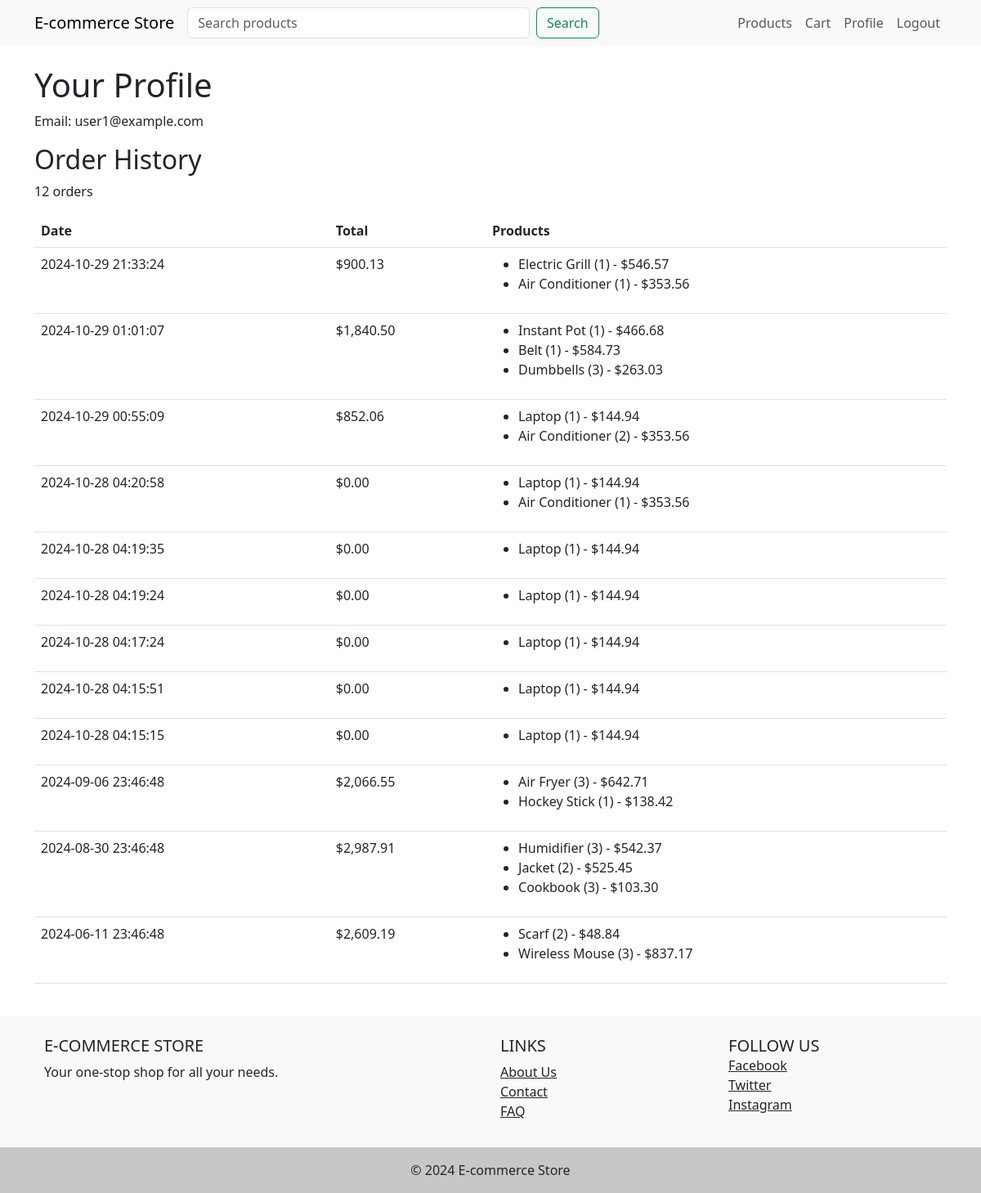
Screenshot of /profile (signed in) with the database file from the repository.
### tables this page shows
CREATE TABLE users
(
    id INTEGER PRIMARY KEY AUTOINCREMENT,

    email TEXT NOT NULL UNIQUE,
    password TEXT NOT NULL,
    created_at DATETIME DEFAULT CURRENT_TIMESTAMP
);

CREATE TABLE transactions
(
    id INTEGER PRIMARY KEY AUTOINCREMENT,
    user_id INTEGER,
    total_amount DECIMAL
(10, 2) NOT NULL,
    transaction_date DATETIME DEFAULT CURRENT_TIMESTAMP,
    FOREIGN KEY
(user_id) REFERENCES users
(id)
);

CREATE TABLE transaction_items
(
    id INTEGER PRIMARY KEY AUTOINCREMENT,
    transaction_id INTEGER NOT NULL,
    product_id INTEGER NOT NULL,
    quantity INTEGER NOT NULL,
    price_at_purchase DECIMAL
(10, 2) NOT NULL,
    FOREIGN KEY
(transaction_id) REFERENCES transactions
(id),
    FOREIGN KEY
(product_id) REFERENCES products
(id)
);

CREATE TABLE products
(
    id INTEGER PRIMARY KEY AUTOINCREMENT,
    name TEXT NOT NULL,
    description TEXT,
    price DECIMAL
(10, 2) NOT NULL,
    category_id INTEGER,
    stock_quantity INTEGER DEFAULT 0,
    is_deal BOOLEAN DEFAULT 0,
    created_at DATETIME DEFAULT CURRENT_TIMESTAMP,
    FOREIGN KEY
(category_id) REFERENCES categories
(id)
);

### app/user_routes.py (the view)
@login_required
def profile():
    user_id = session.get('user_id')
    if not user_id:
        if request.accept_mimetypes.accept_json and not request.accept_mimetypes.accept_html:
            return jsonify({'error': 'User not logged in'}), 401
        else:
            return redirect(url_for('login'))
    try:
        user = db.execute("SELECT * FROM users WHERE id = ?", user_id)[0]
        transactions = db.execute("""
            SELECT
                t.id AS transaction_id,
                t.transaction_date,
                t.total_amount
            FROM transactions t
            WHERE t.user_id = ?
            ORDER BY t.transaction_date DESC
        """, user_id)
        for transaction in transactions:
            transaction_products = db.execute("""
                SELECT
                    p.name AS product_name,
                    ti.quantity,
                    ti.price_at_purchase
                FROM transaction_items ti
                JOIN products p ON ti.product_id = p.id
                WHERE ti.transaction_id = ?
            """, transaction['transaction_id'])
            transaction['products'] = transaction_products
        if request.accept_mimetypes.accept_json and not request.accept_mimetypes.accept_html:
            return jsonify({'user': user, 'transactions': transactions}), 200
        else:
            return render_template("profile.html", user=user, transactions=transactions)
    except Exception as e:
        error = str(e)
        if request.accept_mimetypes.accept_json and not request.accept_mimetypes.accept_html:
            return jsonify({"error": error}), 500
        else:
            return render_template('error.html', error=error)

### app/app.py (called while the page is built)
@app.after_request
def after_request(response):
    response.headers["Cache-Control"] = "no-cache, no-store, must-revalidate"
    response.headers["Expires"] = 0
    response.headers["Pragma"] = "no-cache"
    return response

### app/helpers.py (called while the page is built)
def login_required(f):
    @wraps(f)
    def decorated_function(*args, **kwargs):
        if "user_id" not in session:
            if request.accept_mimetypes.accept_json and not request.accept_mimetypes.accept_html:
                return jsonify({"error": "User not logged in"}), 401
            else:
                return redirect(url_for('login'))
        return f(*args, **kwargs)
    return decorated_function

def format_currency(value):
    return f"${value:,.2f}"

### app/templates/profile.html (shortened to what this page needs)
{% extends "layout.html" %}
{% block content %}
<div class="container mt-4">
    <h1>Your Profile</h1>
    <p>Email: {{ user.email }}</p>
    <h2>Order History</h2>
    {% if transactions %}
    <p>{{ transactions|length }} orders</p>
    <table class="table">
        <thead>
            <tr>
                <th>Date</th>
                <th>Total</th>
                <th>Products</th>
            </tr>
        </thead>
        <tbody>
            {% for transaction in transactions %}
            <tr>
                <td>{{ transaction.transaction_date }}</td>
                <td>{{ transaction.total_amount | format_currency }}</td>
                <td>
                    <ul>
                        {% for product in transaction.products %}
                        <li>
                            {{ product.product_name }} ({{ product.quantity }}) -
                            {{ product.price_at_purchase | format_currency }}
                        </li>
                        {% endfor %}
                    </ul>
                </td>
            </tr>
            {% endfor %}
        </tbody>
    </table>
    {% else %}
    <p>No transactions found.</p>
    {% endif %}
</div>
{% endblock %}

### app/static/styles.css (style rules this page uses)
html, body { height: 100%; margin: 0; }
body { display: flex; flex-direction: column; }

### rows the page displays
users: email "user1@example.com"
transaction_items: product_name "Electric Grill", quantity "1", price_at_purchase "$546.57"
transaction_items: product_name "Air Conditioner", quantity "1", price_at_purchase "$353.56"
transaction_items: product_name "Instant Pot", quantity "1", price_at_purchase "$466.68"
transaction_items: product_name "Belt", quantity "1", price_at_purchase "$584.73"
transaction_items: product_name "Dumbbells", quantity "3", price_at_purchase "$263.03"
transaction_items: product_name "Laptop", quantity "1", price_at_purchase "$144.94"
transaction_items: product_name "Air Conditioner", quantity "2", price_at_purchase "$353.56"
transaction_items: product_name "Laptop", quantity "1", price_at_purchase "$144.94"
transaction_items: product_name "Air Conditioner", quantity "1", price_at_purchase "$353.56"
transaction_items: product_name "Laptop", quantity "1", price_at_purchase "$144.94"
transaction_items: product_name "Laptop", quantity "1", price_at_purchase "$144.94"
transaction_items: product_name "Laptop", quantity "1", price_at_purchase "$144.94"
transaction_items: product_name "Laptop", quantity "1", price_at_purchase "$144.94"
transaction_items: product_name "Laptop", quantity "1", price_at_purchase "$144.94"
transaction_items: product_name "Air Fryer", quantity "3", price_at_purchase "$642.71"
transaction_items: product_name "Hockey Stick", quantity "1", price_at_purchase "$138.42"
transaction_items: product_name "Humidifier", quantity "3", price_at_purchase "$542.37"
transaction_items: product_name "Jacket", quantity "2", price_at_purchase "$525.45"
transaction_items: product_name "Cookbook", quantity "3", price_at_purchase "$103.30"
transaction_items: product_name "Scarf", quantity "2", price_at_purchase "$48.84"
transaction_items: product_name "Wireless Mouse", quantity "3", price_at_purchase "$837.17"

### other values shown
{{ transactions|length }} "12"
